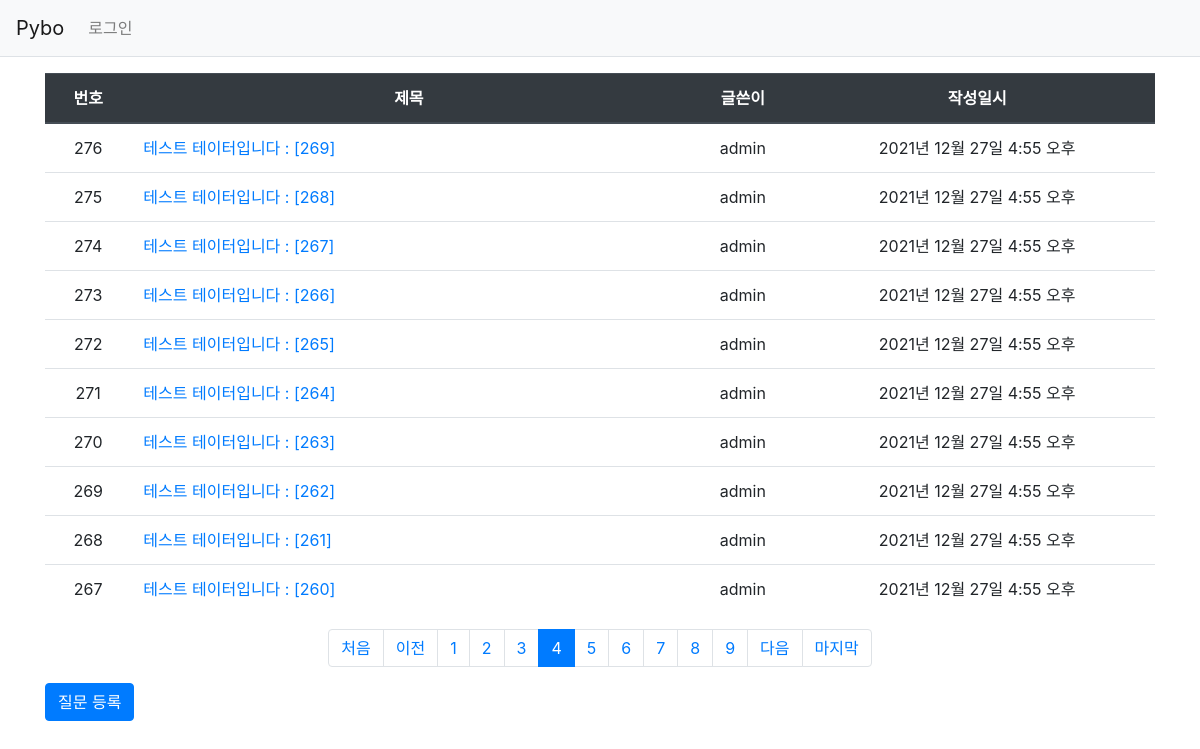
/?page=4, run on the app's committed database.
### pybo/models.py (models this page shows, shortened)
class Question(models.Model):
    subject = models.CharField(max_length=200) # 글자 수 제한하려면 charField
    content = models.TextField() # 글자수 제한 X
    create_date = models.DateTimeField() # 시간
    modify_date = models.DateTimeField(null=True, blank=True)  # blank = True 로 form.is_valid에서 오류 X
    author = models.ForeignKey(User, on_delete=models.CASCADE)

### pybo/views.py (the view)
# urls.py: path('',views.index,name='index'),
def index(request):
    page = request.GET.get('page',1)  # 페이지 / GET방식으로 page를 파라미터로 가져올 때 사용, 파라미터 없이 들어올 때 dafault값을 1로 줌.
    question_list = Question.objects.order_by('-create_date') # -로 역순
    paginator = Paginator(question_list,10)  # 한 페이지당 개수
    page_obj = paginator.get_page(page)
    context = {'question_list':page_obj}
    return render(request,'pybo/question_list.html',context)

### pybo/templatetags/pybo_filter.py (called while the page is built)
@register.filter
def sub(value,arg):
    return value - arg

### templates/pybo/question_list.html (shortened to what this page needs)
{% extends 'base.html' %}
{% load pybo_filter %}
{% block content %}
<div class="container my-3">
    <table class="table">
        <thead>
        <tr class="text-center thead-dark">
            <th>번호</th>
            <th style="width:50%">제목</th>
            <th>글쓴이</th>
            <th>작성일시</th>
        </tr>
        </thead>
        <tbody>
        {% if question_list %}
        {% for question in question_list %}
        <tr class="text-center">
            <td>{{ question_list.paginator.count|sub:question_list.start_index|sub:forloop.counter0|add:1 }}</td>
            <td class="text-left">
                <a href="{% url 'pybo:detail' question.id %}">
                    {{ question.subject }}
                </a>
            </td>
            <td>{{ question.author.username }}</td>
            <td>{{ question.create_date }}</td>
        </tr>
        {% endfor %}
        {% else %}
        <tr>
            <td colspan="3">질문이 없습니다.</td>
        </tr>
        {% endif %}
        </tbody>
    </table>
    <ul class="pagination justify-content-center">
        {% if question_list.has_previous %}
        <li class="page-item">
            <a class="page-link"
               href="?page=1">
                처음
            </a>
        </li>
        <li class="page-item">
            <a class="page-link"
               href="?page={{ question_list.previous_page_number }}">
                이전
            </a>
        </li>
        {% else %}
        <li class="page-item disabled">
            <a class="page-link" tabindex="-1" aria-disabled="true" href="#">
                이전
            </a>
        </li>
        {% endif %}
        {% for page_number in question_list.paginator.page_range %}
            {% if page_number >= question_list.number|add:-5 and page_number <= question_list.number|add:5 %}
                {% if page_number == question_list.number %}
                <li class="page-item active" aria-current="page">
                    <a class="page-link" href="?page={{ page_number }}">
                        {{ page_number }}
                    </a>
                </li>
                {% else %}
                <li class="page-item">
                    <a class="page-link" href="?page={{ page_number }}">
                        {{ page_number }}
                    </a>
                </li>
                {% endif %}
            {% endif %}
        {% endfor %}
        {% if question_list.has_next %}
        <li class="page-item">
            <a class="page-link"
               href="?page={{ question_list.next_page_number }}">
                다음
            </a>
        </li>
        <li class="page-item">
            <a class="page-link"
               href="?page={{ question_list.paginator.num_pages }}">
                마지막
            </a>
        </li>
        {% else %}
        <li class="page0item disabled">
            <a class="page-link" tabindex="-1" aria-disabled="true" href="#">
                다음
            </a>
        </li>
        {% endif %}
    </ul>
    <a href="{% url 'pybo:question_create' %}" class="btn btn-primary">
            질문 등록
        </a>
</div>
{% endblock %}

### data on the page
Question: paginator.count|sub "276", subject "테스트 테이터입니다 : [269]", author.username "admin", create_date "2021년 12월 27일 4:55 오후"
Question: paginator.count|sub "275", subject "테스트 테이터입니다 : [268]", author.username "admin", create_date "2021년 12월 27일 4:55 오후"
Question: paginator.count|sub "274", subject "테스트 테이터입니다 : [267]", author.username "admin", create_date "2021년 12월 27일 4:55 오후"
Question: paginator.count|sub "273", subject "테스트 테이터입니다 : [266]", author.username "admin", create_date "2021년 12월 27일 4:55 오후"
Question: paginator.count|sub "272", subject "테스트 테이터입니다 : [265]", author.username "admin", create_date "2021년 12월 27일 4:55 오후"
Question: paginator.count|sub "271", subject "테스트 테이터입니다 : [264]", author.username "admin", create_date "2021년 12월 27일 4:55 오후"
Question: paginator.count|sub "270", subject "테스트 테이터입니다 : [263]", author.username "admin", create_date "2021년 12월 27일 4:55 오후"
Question: paginator.count|sub "269", subject "테스트 테이터입니다 : [262]", author.username "admin", create_date "2021년 12월 27일 4:55 오후"
Question: paginator.count|sub "268", subject "테스트 테이터입니다 : [261]", author.username "admin", create_date "2021년 12월 27일 4:55 오후"
Question: paginator.count|sub "267", subject "테스트 테이터입니다 : [260]", author.username "admin", create_date "2021년 12월 27일 4:55 오후"

### other printed values
{{ page_number }} "1" "2" "3" "5" "6" "7" "8" "9"
{{ page_number }} "4"
